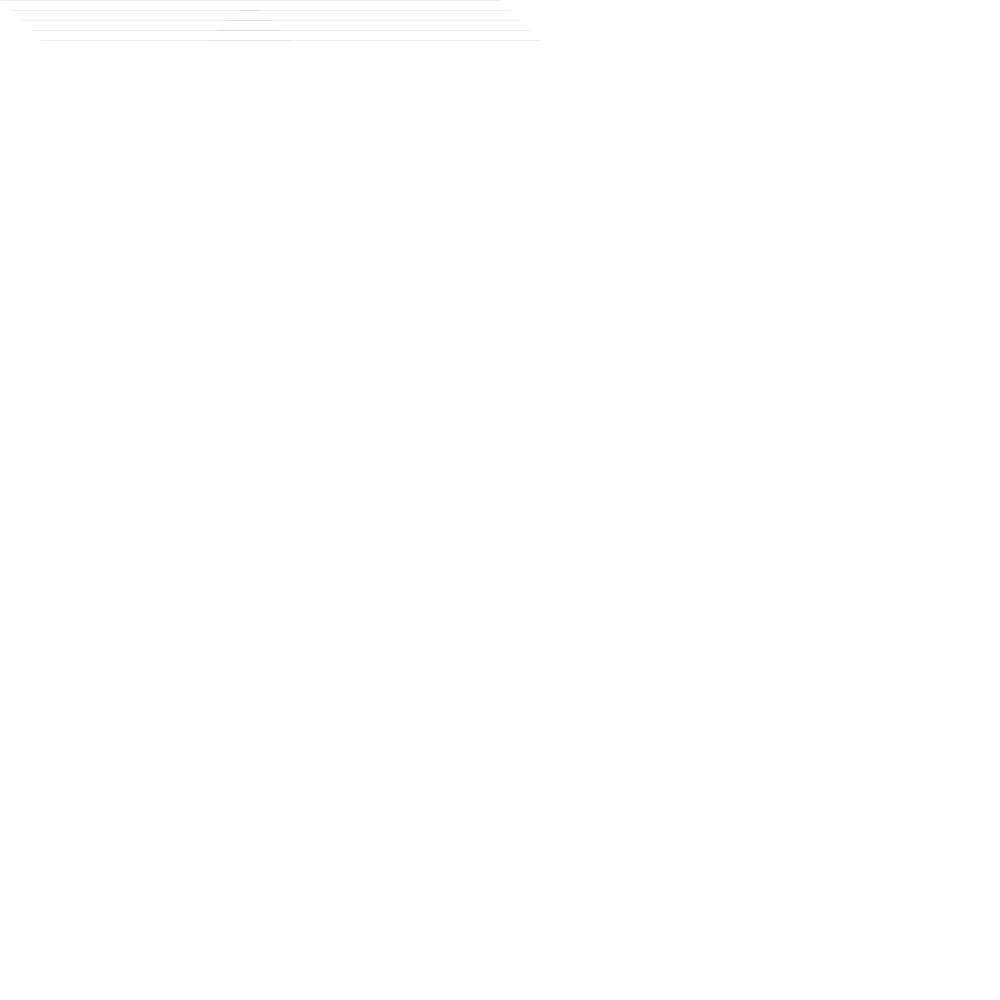
Frame 1 (no input)
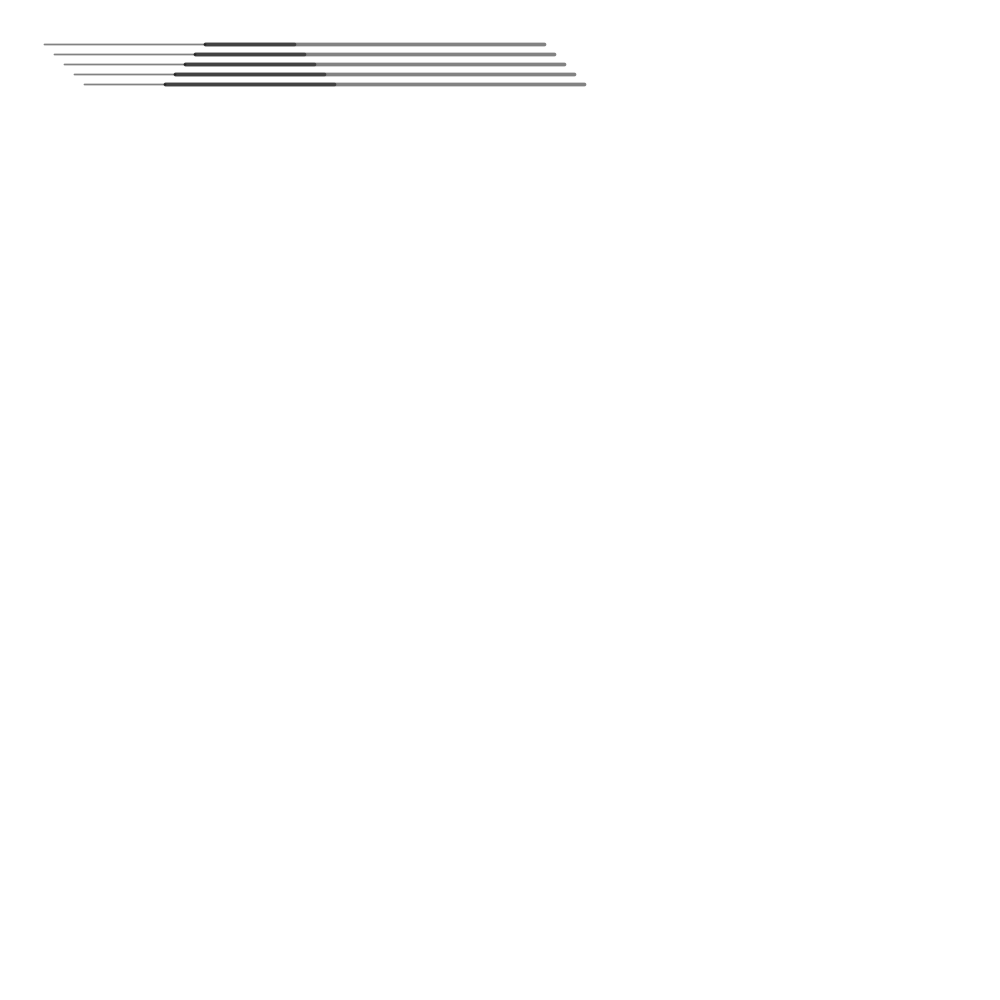
Frame 60 (the mouse pressed at the canvas centre just before this capture)
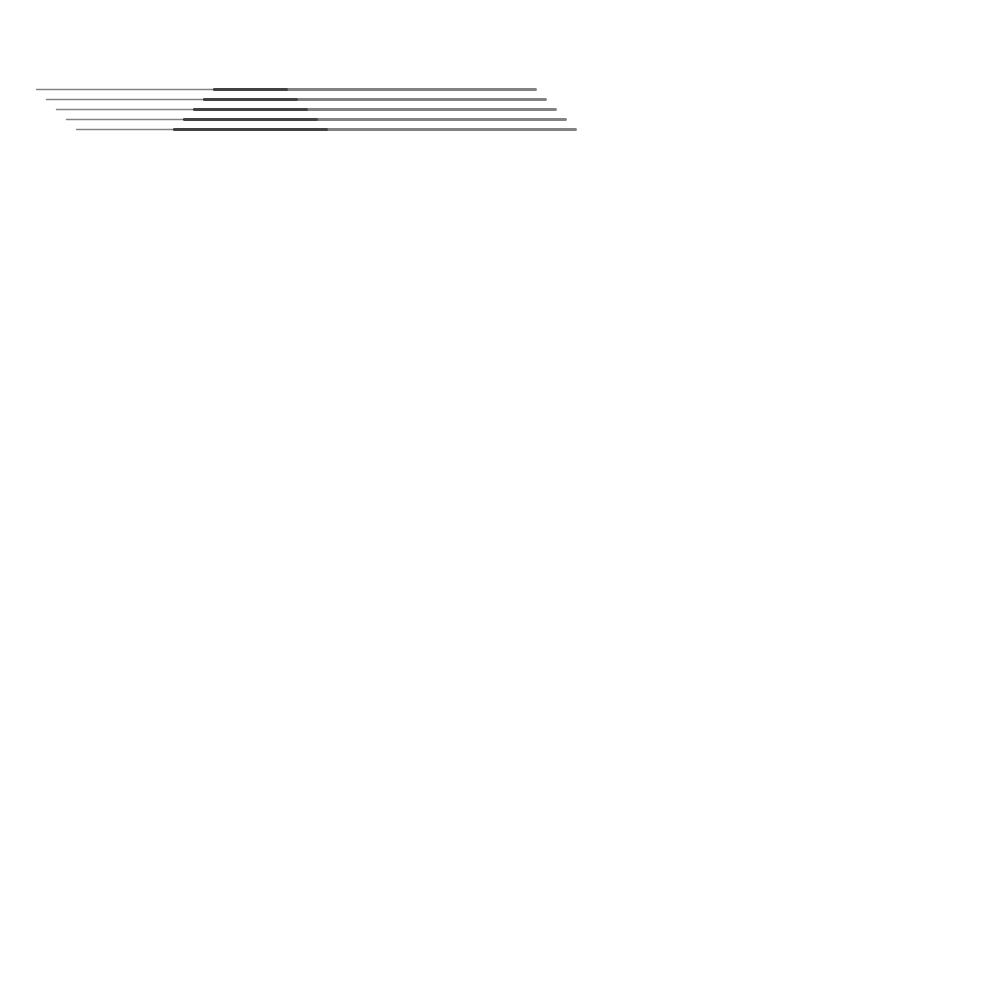
Frame 120 (the mouse held since frame 60 and released just before this capture)

The Processing sketch that drew these frames (run headless with seeded random() and noise(); from frame 60 on, the mouse is pressed at the canvas centre):

// Processing sketch: Final_Residency_Object2RabbitHolebMultiplesTestA
// ── Final_Residency_Object2RabbitHolebMultiplesTestA.pde
Lineangle lineangleA1 = new Lineangle();

void setup() {
  size(1000,1000);
}

void draw() {
  background(255);
  lineangleA1.lineangleMove();
  lineangleA1.lineangleMove2();
  lineangleA1.lineangleMove3();
}

class Lineangle {
  float pointX = 0; 
  //change to 250 to reverse strokewidth and vertical orientation
  float pointY = 0;
  float moveX = .25;
  float moveY = .25;
  
  
  Lineangle() {
  }
  
  void lineangleMove() {
    if (pointX > width/4 || pointX < 0) { 
      moveX = moveX * -1;
    }
    if (pointY > height || pointY < 0) { 
      moveY = moveY * -1;
    }
    stroke(0,125);
    if (pointX >= 0) {
      strokeWeight(pointX/24);
    } else { 
      strokeWeight(pointX/-23);
    }
      for (int i = 0; i < 50; i = i + 10) {
      line(i+pointX,i+pointY, width/4 - (i+pointX), i+pointY);
     }
     //ellipse(pointX,pointY,100,100);
     pointX = pointX + moveX;
     pointY = pointY + moveY;
  }
  void lineangleMove2() {
    if (pointX > width/8 || pointX < 0) {
     //adjust width/? to control expansion/retraction 
      moveX = moveX * -1;
    }
    if (pointY > height || pointY < 0) { 
      moveY = moveY * -1;
    }
    stroke(0,125);
    if (pointX >= 0) {
      strokeWeight(pointX/12);
    } else { 
      strokeWeight(pointX/-50);
      //must adjust to apply equal strokeweight changes
    }
      for (int i = 0; i < 50; i = i + 10) {
      line(i+pointX +250,i+pointY, width/4 - (i+pointX), i+pointY);
      //add to starting point to change location
     }
     
     pointX = pointX + moveX;
     pointY = pointY + moveY;
   }
   void lineangleMove3() {
    if (pointX > width/16 || pointX < 0) {
     //adjust width/? to control expansion/retraction 
      moveX = moveX * -1;
    }
    if (pointY > height || pointY < 0) { 
      moveY = moveY * -1;
    }
    stroke(0,125);
    if (pointX >= 0) {
      strokeWeight(pointX/12);
    } else { 
      strokeWeight(pointX/-50);
      //must adjust to apply equal strokeweight changes
    }
      for (int i = 0; i < 50; i = i + 10) {
      line(i+pointX + 500,i+pointY, width/4 - (i+pointX), i+pointY);
      //add to starting point to change location
     }
     
     pointX = pointX + moveX;
     pointY = pointY + moveY;
  }
}
  
